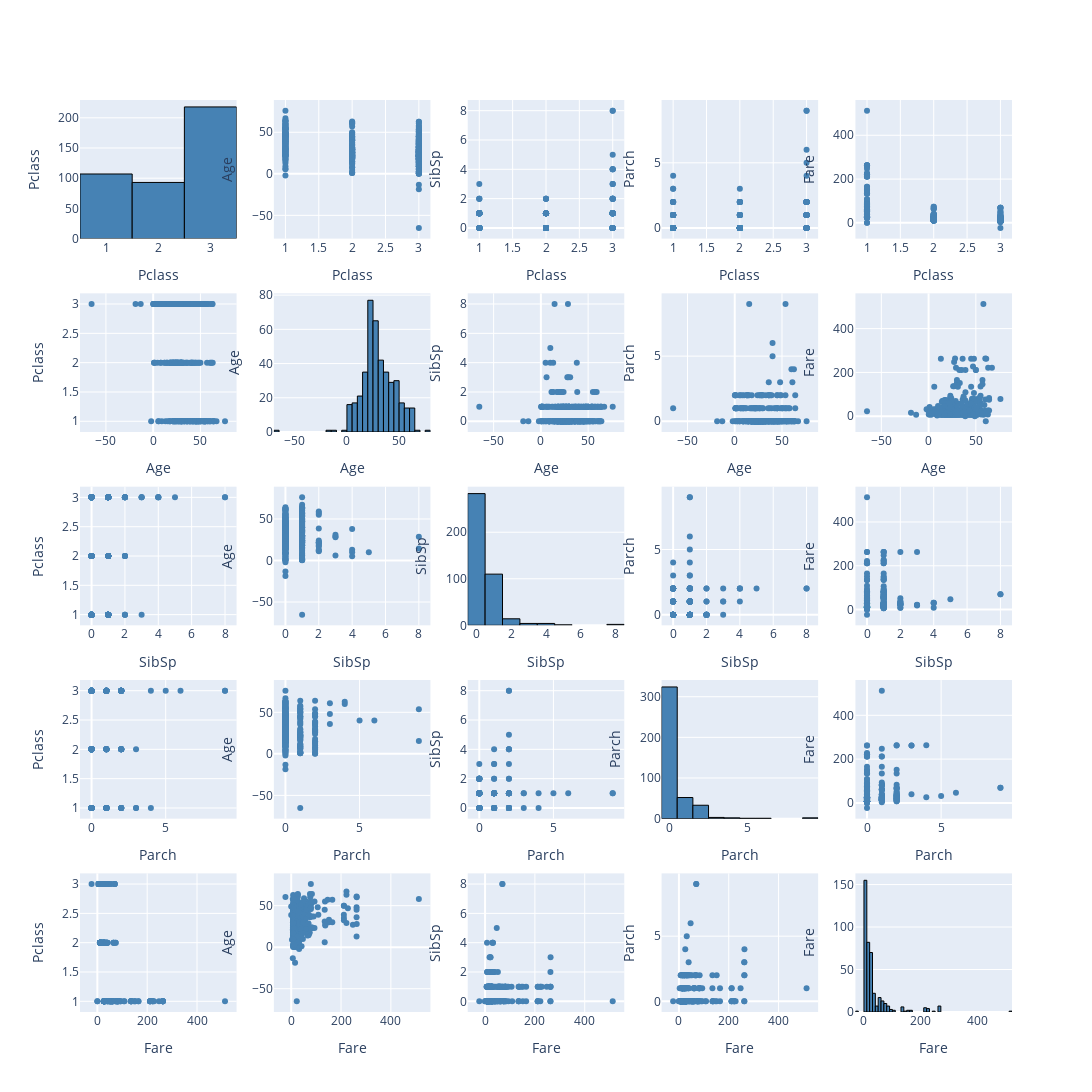

Write notebook code for a chart like this one.
### Markdown cell above
#### MATRIZ DE DISPERSIÓN CON DATOS DE TEST

### Code cell
# Matriz de dispersión 
fig = make_subplots(cols=len(numeric_columns), rows=len(numeric_columns))

for i, value_x in enumerate(numeric_columns):
    for j, value_y in enumerate(numeric_columns):
        if i == j:
            fig.add_trace(
                go.Histogram(
                    x=test[value_x],
                    marker=dict(
                        color="steelblue",
                        line=dict(color="black", width=1)
                    )
                ),
                row=i + 1,
                col=j + 1,
            )
            fig.update_xaxes(title_text=value_x, row=i + 1, col=j + 1)
            fig.update_yaxes(title_text=value_x, row=i + 1, col=j + 1)
        else:
            fig.add_trace(
                go.Scatter(
                    x=test[value_x],
                    y=test[value_y],
                    mode="markers",
                    marker=dict(color="steelblue")
                ),
                row=i + 1,
                col=j + 1,
            )
            fig.update_xaxes(title_text=value_x, row=i + 1, col=j + 1)
            fig.update_yaxes(title_text=value_y, row=i + 1, col=j + 1)

fig.update_layout(showlegend=False)
fig.update_layout(
    width=1800,
    height=1800
)
fig.show()

### Figure 1 — Plotly figure (JSON) as saved in the notebook; plotly's stock layout.template omitted (floating-point values rounded to 4 significant figures; data arrays with more than 128 entries replaced by an {"elided": "..."} marker saying what was removed)
{"data": [{"marker": {"color": "steelblue", "line": {"color": "black", "width": 1}}, "type": "histogram", "x": {"elided": "418 int values"}, "xaxis": "x", "yaxis": "y"}, {"marker": {"color": "steelblue"}, "mode": "markers", "type": "scatter", "x": {"elided": "418 int values"}, "xaxis": "x2", "y": {"elided": "418 float values"}, "yaxis": "y2"}, {"marker": {"color": "steelblue"}, "mode": "markers", "type": "scatter", "x": {"elided": "418 int values"}, "xaxis": "x3", "y": {"elided": "418 int values"}, "yaxis": "y3"}, {"marker": {"color": "steelblue"}, "mode": "markers", "type": "scatter", "x": {"elided": "418 int values"}, "xaxis": "x4", "y": {"elided": "418 int values"}, "yaxis": "y4"}, {"marker": {"color": "steelblue"}, "mode": "markers", "type": "scatter", "x": {"elided": "418 int values"}, "xaxis": "x5", "y": {"elided": "418 float values"}, "yaxis": "y5"}, {"marker": {"color": "steelblue"}, "mode": "markers", "type": "scatter", "x": {"elided": "418 float values"}, "xaxis": "x6", "y": {"elided": "418 int values"}, "yaxis": "y6"}, {"marker": {"color": "steelblue", "line": {"color": "black", "width": 1}}, "type": "histogram", "x": {"elided": "418 float values"}, "xaxis": "x7", "yaxis": "y7"}, {"marker": {"color": "steelblue"}, "mode": "markers", "type": "scatter", "x": {"elided": "418 float values"}, "xaxis": "x8", "y": {"elided": "418 int values"}, "yaxis": "y8"}, {"marker": {"color": "steelblue"}, "mode": "markers", "type": "scatter", "x": {"elided": "418 float values"}, "xaxis": "x9", "y": {"elided": "418 int values"}, "yaxis": "y9"}, {"marker": {"color": "steelblue"}, "mode": "markers", "type": "scatter", "x": {"elided": "418 float values"}, "xaxis": "x10", "y": {"elided": "418 float values"}, "yaxis": "y10"}, {"marker": {"color": "steelblue"}, "mode": "markers", "type": "scatter", "x": {"elided": "418 int values"}, "xaxis": "x11", "y": {"elided": "418 int values"}, "yaxis": "y11"}, {"marker": {"color": "steelblue"}, "mode": "markers", "type": "scatter", "x": {"elided": "418 int values"}, "xaxis": "x12", "y": {"elided": "418 float values"}, "yaxis": "y12"}, {"marker": {"color": "steelblue", "line": {"color": "black", "width": 1}}, "type": "histogram", "x": {"elided": "418 int values"}, "xaxis": "x13", "yaxis": "y13"}, {"marker": {"color": "steelblue"}, "mode": "markers", "type": "scatter", "x": {"elided": "418 int values"}, "xaxis": "x14", "y": {"elided": "418 int values"}, "yaxis": "y14"}, {"marker": {"color": "steelblue"}, "mode": "markers", "type": "scatter", "x": {"elided": "418 int values"}, "xaxis": "x15", "y": {"elided": "418 float values"}, "yaxis": "y15"}, {"marker": {"color": "steelblue"}, "mode": "markers", "type": "scatter", "x": {"elided": "418 int values"}, "xaxis": "x16", "y": {"elided": "418 int values"}, "yaxis": "y16"}, {"marker": {"color": "steelblue"}, "mode": "markers", "type": "scatter", "x": {"elided": "418 int values"}, "xaxis": "x17", "y": {"elided": "418 float values"}, "yaxis": "y17"}, {"marker": {"color": "steelblue"}, "mode": "markers", "type": "scatter", "x": {"elided": "418 int values"}, "xaxis": "x18", "y": {"elided": "418 int values"}, "yaxis": "y18"}, {"marker": {"color": "steelblue", "line": {"color": "black", "width": 1}}, "type": "histogram", "x": {"elided": "418 int values"}, "xaxis": "x19", "yaxis": "y19"}, {"marker": {"color": "steelblue"}, "mode": "markers", "type": "scatter", "x": {"elided": "418 int values"}, "xaxis": "x20", "y": {"elided": "418 float values"}, "yaxis": "y20"}, {"marker": {"color": "steelblue"}, "mode": "markers", "type": "scatter", "x": {"elided": "418 float values"}, "xaxis": "x21", "y": {"elided": "418 int values"}, "yaxis": "y21"}, {"marker": {"color": "steelblue"}, "mode": "markers", "type": "scatter", "x": {"elided": "418 float values"}, "xaxis": "x22", "y": {"elided": "418 float values"}, "yaxis": "y22"}, {"marker": {"color": "steelblue"}, "mode": "markers", "type": "scatter", "x": {"elided": "418 float values"}, "xaxis": "x23", "y": {"elided": "418 int values"}, "yaxis": "y23"}, {"marker": {"color": "steelblue"}, "mode": "markers", "type": "scatter", "x": {"elided": "418 float values"}, "xaxis": "x24", "y": {"elided": "418 int values"}, "yaxis": "y24"}, {"marker": {"color": "steelblue", "line": {"color": "black", "width": 1}}, "type": "histogram", "x": {"elided": "418 float values"}, "xaxis": "x25", "yaxis": "y25"}], "layout": {"height": 1800, "showlegend": false, "width": 1800, "xaxis": {"anchor": "y", "domain": [0, 0.168], "title": {"text": "Pclass"}}, "xaxis10": {"anchor": "y10", "domain": [0.832, 1], "title": {"text": "Age"}}, "xaxis11": {"anchor": "y11", "domain": [0, 0.168], "title": {"text": "SibSp"}}, "xaxis12": {"anchor": "y12", "domain": [0.208, 0.376], "title": {"text": "SibSp"}}, "xaxis13": {"anchor": "y13", "domain": [0.416, 0.584], "title": {"text": "SibSp"}}, "xaxis14": {"anchor": "y14", "domain": [0.624, 0.792], "title": {"text": "SibSp"}}, "xaxis15": {"anchor": "y15", "domain": [0.832, 1], "title": {"text": "SibSp"}}, "xaxis16": {"anchor": "y16", "domain": [0, 0.168], "title": {"text": "Parch"}}, "xaxis17": {"anchor": "y17", "domain": [0.208, 0.376], "title": {"text": "Parch"}}, "xaxis18": {"anchor": "y18", "domain": [0.416, 0.584], "title": {"text": "Parch"}}, "xaxis19": {"anchor": "y19", "domain": [0.624, 0.792], "title": {"text": "Parch"}}, "xaxis2": {"anchor": "y2", "domain": [0.208, 0.376], "title": {"text": "Pclass"}}, "xaxis20": {"anchor": "y20", "domain": [0.832, 1], "title": {"text": "Parch"}}, "xaxis21": {"anchor": "y21", "domain": [0, 0.168], "title": {"text": "Fare"}}, "xaxis22": {"anchor": "y22", "domain": [0.208, 0.376], "title": {"text": "Fare"}}, "xaxis23": {"anchor": "y23", "domain": [0.416, 0.584], "title": {"text": "Fare"}}, "xaxis24": {"anchor": "y24", "domain": [0.624, 0.792], "title": {"text": "Fare"}}, "xaxis25": {"anchor": "y25", "domain": [0.832, 1], "title": {"text": "Fare"}}, "xaxis3": {"anchor": "y3", "domain": [0.416, 0.584], "title": {"text": "Pclass"}}, "xaxis4": {"anchor": "y4", "domain": [0.624, 0.792], "title": {"text": "Pclass"}}, "xaxis5": {"anchor": "y5", "domain": [0.832, 1], "title": {"text": "Pclass"}}, "xaxis6": {"anchor": "y6", "domain": [0, 0.168], "title": {"text": "Age"}}, "xaxis7": {"anchor": "y7", "domain": [0.208, 0.376], "title": {"text": "Age"}}, "xaxis8": {"anchor": "y8", "domain": [0.416, 0.584], "title": {"text": "Age"}}, "xaxis9": {"anchor": "y9", "domain": [0.624, 0.792], "title": {"text": "Age"}}, "yaxis": {"anchor": "x", "domain": [0.848, 1], "title": {"text": "Pclass"}}, "yaxis10": {"anchor": "x10", "domain": [0.636, 0.788], "title": {"text": "Fare"}}, "yaxis11": {"anchor": "x11", "domain": [0.424, 0.576], "title": {"text": "Pclass"}}, "yaxis12": {"anchor": "x12", "domain": [0.424, 0.576], "title": {"text": "Age"}}, "yaxis13": {"anchor": "x13", "domain": [0.424, 0.576], "title": {"text": "SibSp"}}, "yaxis14": {"anchor": "x14", "domain": [0.424, 0.576], "title": {"text": "Parch"}}, "yaxis15": {"anchor": "x15", "domain": [0.424, 0.576], "title": {"text": "Fare"}}, "yaxis16": {"anchor": "x16", "domain": [0.212, 0.364], "title": {"text": "Pclass"}}, "yaxis17": {"anchor": "x17", "domain": [0.212, 0.364], "title": {"text": "Age"}}, "yaxis18": {"anchor": "x18", "domain": [0.212, 0.364], "title": {"text": "SibSp"}}, "yaxis19": {"anchor": "x19", "domain": [0.212, 0.364], "title": {"text": "Parch"}}, "yaxis2": {"anchor": "x2", "domain": [0.848, 1], "title": {"text": "Age"}}, "yaxis20": {"anchor": "x20", "domain": [0.212, 0.364], "title": {"text": "Fare"}}, "yaxis21": {"anchor": "x21", "domain": [0, 0.152], "title": {"text": "Pclass"}}, "yaxis22": {"anchor": "x22", "domain": [0, 0.152], "title": {"text": "Age"}}, "yaxis23": {"anchor": "x23", "domain": [0, 0.152], "title": {"text": "SibSp"}}, "yaxis24": {"anchor": "x24", "domain": [0, 0.152], "title": {"text": "Parch"}}, "yaxis25": {"anchor": "x25", "domain": [0, 0.152], "title": {"text": "Fare"}}, "yaxis3": {"anchor": "x3", "domain": [0.848, 1], "title": {"text": "SibSp"}}, "yaxis4": {"anchor": "x4", "domain": [0.848, 1], "title": {"text": "Parch"}}, "yaxis5": {"anchor": "x5", "domain": [0.848, 1], "title": {"text": "Fare"}}, "yaxis6": {"anchor": "x6", "domain": [0.636, 0.788], "title": {"text": "Pclass"}}, "yaxis7": {"anchor": "x7", "domain": [0.636, 0.788], "title": {"text": "Age"}}, "yaxis8": {"anchor": "x8", "domain": [0.636, 0.788], "title": {"text": "SibSp"}}, "yaxis9": {"anchor": "x9", "domain": [0.636, 0.788], "title": {"text": "Parch"}}}}
